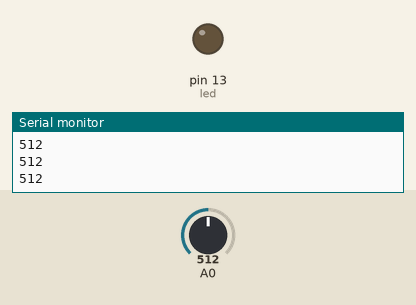
Recording of a sketch running on a simulated Arduino Uno, built with avr-gcc and run on an emulated ATmega328P. Parts: output pins drawn as LEDs (lit = HIGH), the last lines printed to the serial monitor. The inputs (shaded band) are chosen by the test bench; at power-on: A0 = 512.

Above: at 1.2 s.
1.3 s: A0 set to 491
At 2.0 s:
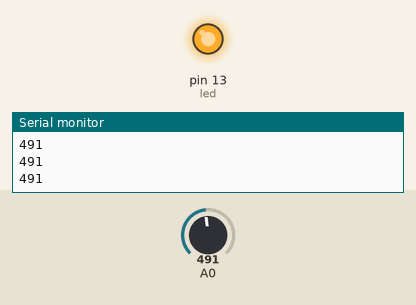
2.8 s: A0 set to 510
At 3.2 s:
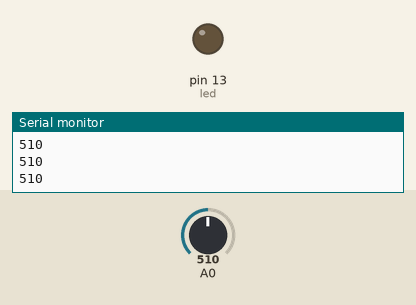
4.3 s: A0 set to 490
At 5.5 s:
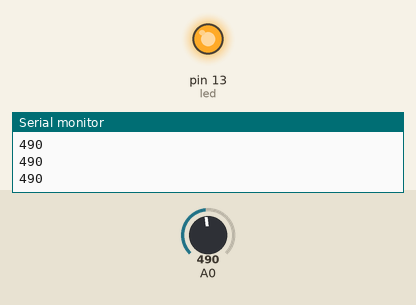
Timing chart, 0 to 7.3 s (numbered marks = the images above; inputs shaded):
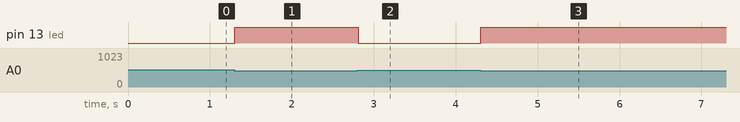

The sketch:

automatizacion_led.ino
```cpp
const int led = 13;

void setup()
{
  pinMode(led, OUTPUT);
  Serial.begin(9600);
}

void loop()
{
  int analogico = analogRead(A0);
  Serial.println(analogico);
//si hay luz
  if(analogico > 500){
    //Apagamos el led
  	digitalWrite(led,LOW);
  }else{
    //Si no hay luz encendemos el led
  	digitalWrite(led,HIGH);
  }

}
```

Measured:
- the behaviour switches between 501 and 500 on A0 (found by bisection; images 0 and 1)
- after the input at 1.3 s, pin 13 (led): LOW → HIGH at once
- after the input at 2.8 s, pin 13 (led): HIGH → LOW at once
- after the input at 4.3 s, pin 13 (led): LOW → HIGH at once
